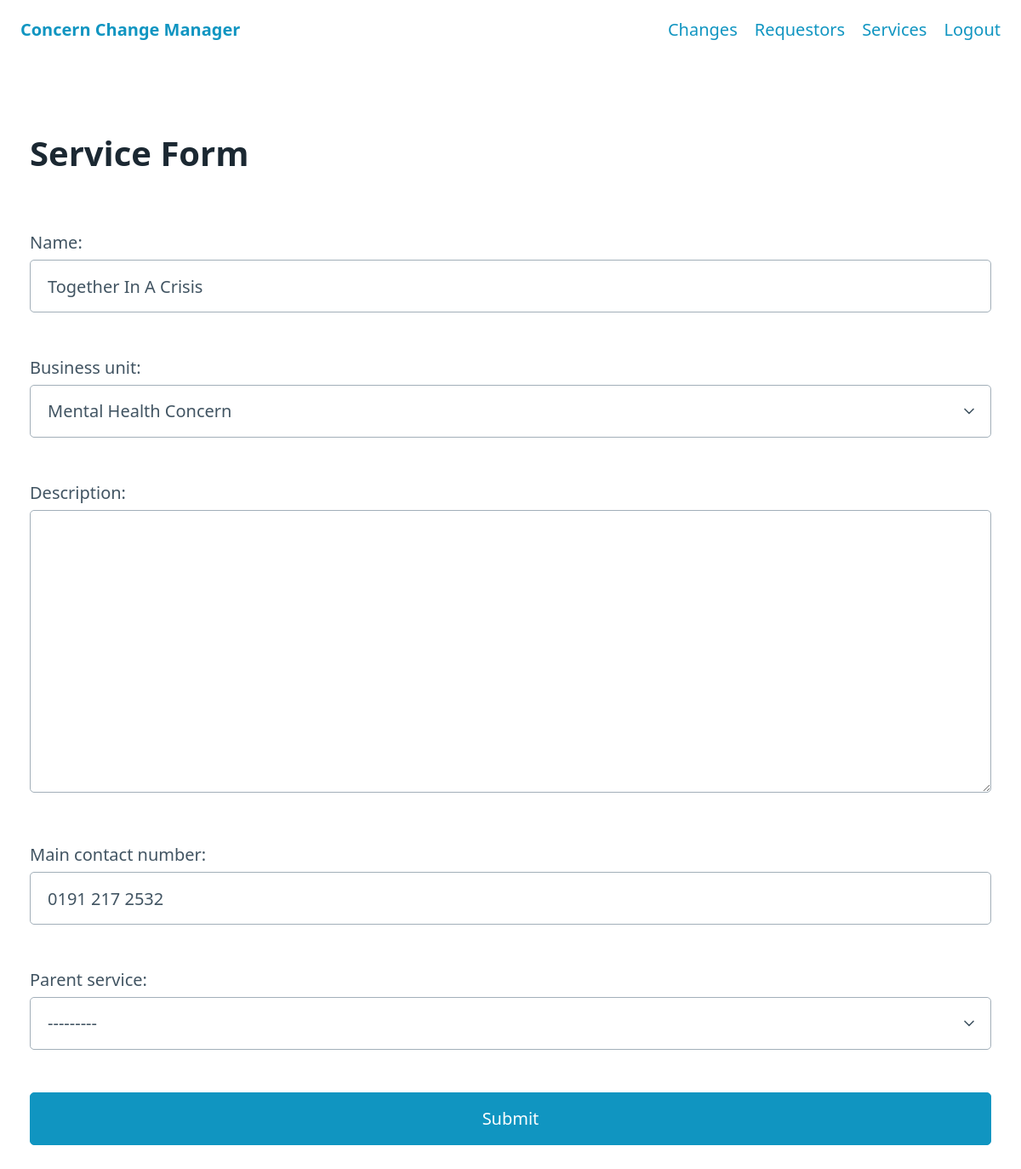
Screenshot of /service/1/edit (signed in) with the database file from the repository.
### main/models.py (models this page shows, shortened)
class Service (models.Model):
    id = models.IntegerField(primary_key=True)
    name = models.CharField(max_length=50)
    BUSINESS_UNIT_OPTIONS = (
        ("Group", "Group"),
        ("Insight Healthcare", "Insight Healthcare"),
        ("Mental Health Concern", "Mental Health Concern"),
    )
    business_unit = models.CharField(
        max_length=50, choices=BUSINESS_UNIT_OPTIONS)
    description = models.TextField(null=True, blank=True)
    main_contact_number = models.CharField(
        max_length=18, null=True, blank=True)
    parent_service = models.ForeignKey(
        'self', null=True, blank=True, on_delete=models.SET_NULL, related_name="child_services")
    def __str__(self):
        return self.name + ', ' + self.business_unit

### main/views.py (the view)
class ServiceUpdateView(UpdateView):
    model = Service
    form_class = ServiceForm
    template_name = "main/service-form.html"
    success_url = "/services"

### main/forms.py (shortened to what this page needs)
class ServiceForm(forms.ModelForm):
    class Meta:
        model = Service
        fields = ['name', 'business_unit', 'description',
                  'main_contact_number', 'parent_service']
    def __init__(self, *args, **kwargs):
        self.request = kwargs.pop('request', None)
        super(ServiceForm, self).__init__(*args, **kwargs)

### main/templates/main/service-form.html (shortened to what this page needs)
{% extends 'form.html' %}
{% block header %}Service Form{% endblock header %}

### templates/form.html (shortened to what this page needs)
{% extends 'base.html' %}
{% block content %}
<h1>{% block header %}{% endblock header %}</h1>
<form method="POST">
    {{form.as_p}}
    <input type="submit"></input>
</form>
{% endblock content %}

### rows the page displays
Service: name "Together In A Crisis", business_unit "Mental Health Concern", main_contact_number "0191 217 2532", parent_service "---------"
